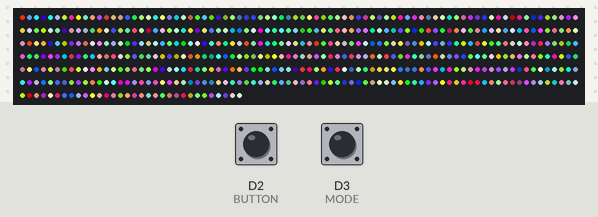
Bench run of a sketch on a simulated Particle Photon. On the bench: 512 RGB LEDs in strip order, left to right, continuing on the next row. Inputs (shaded band) come from the test bench; at power-on: D3 (MODE) HIGH, D2 (BUTTON) HIGH. Random numbers use the default seed unless the sketch sets one.

Above: at 0.17 s.
At 1.2 s:
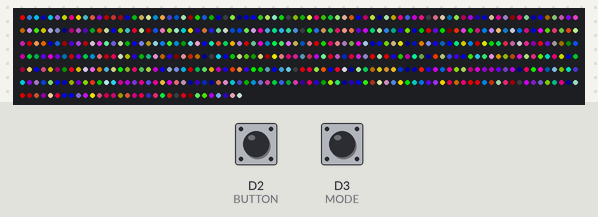
1.3 s: D3 (MODE) pulled LOW for 3.2 s
At 5.6 s:
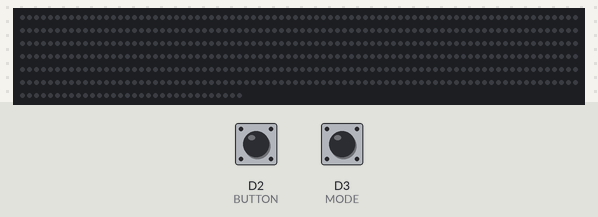
Timing chart, 0 to 7.1 s (numbered marks = the images above; inputs shaded):
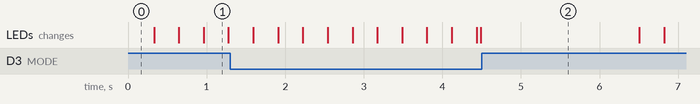

The sketch:

fade.ino
```cpp
#include "colors.h"
#include "neopixel/neopixel.h"

#define PIXEL_PIN D0
#define PIXEL_COUNT 512
#define PIXEL_TYPE WS2812B
Adafruit_NeoPixel strip = Adafruit_NeoPixel(PIXEL_COUNT, PIXEL_PIN, PIXEL_TYPE);

#define SIDE 8
SYSTEM_MODE(SEMI_AUTOMATIC);  //don't connect to the internet on boot
#define BUTTON D2 //press this button to connect to the internet
#define MODE D3
int colorific;
bool fading=false;
int fadeValue=255;
bool onlinePressed=false;
bool lastOnline=true;

void setup() {
    strip.begin();
    Spark.variable("colorific", &colorific, INT);
    initCloudButton();

}

//sets up the online/offline switch
void initCloudButton()
{
  //set the input mode for the 'connect to cloud' button
  pinMode(BUTTON, INPUT_PULLUP);
  pinMode(MODE, INPUT_PULLUP);
    if(!digitalRead(MODE))
        WiFi.listen();
    //a.k.a. onlinePressed is HIGH when the switch is set to 'online' and LOW when the switch is set to 'offline'
    onlinePressed=digitalRead(BUTTON);
    if(onlinePressed)
        Spark.connect();
}

//checks to see if the 'online/offline' switch is switched
void checkCloudButton()
{
    //if the 'connect to cloud' button is pressed, try to connect to wifi.
    //otherwise, run the program
    //note -- how does this behave when there are no wifi credentials loaded on the spark?

    //onlinePressed is HIGH when the switch is _not_ connected and LOW when the switch is connected
    //a.k.a. onlinePressed is HIGH when the switch is set to 'online' and LOW when the switch is set to 'offline'
    onlinePressed=digitalRead(BUTTON);

    if((!onlinePressed)&&(lastOnline))  //marked as 'offline'
    {
        lastOnline=onlinePressed;
        Spark.disconnect();
    }

    else if((onlinePressed)&&(!lastOnline))  //marked as 'online'
    {
        lastOnline=onlinePressed;
        Spark.connect();
    }

    lastOnline=onlinePressed;

    if(!digitalRead(MODE))
        WiFi.listen();
}

void loop() {
    //if the 'connect to cloud' button is pressed, try to connect to wifi.
    //otherwise, run the program
    checkCloudButton();

    if(!fading)
    {
        randomize();
        fading=true;
        fadeValue=255;
    }
    else
    {
        fadeValue--;
        fade();
        //if we're done fading)
        if(fadeValue==0)
            fading=false;
    }

    strip.show();
    if(!fading)
        delay(2000);  //wait for a few seconds to show off the pretty colors;

}

void randomize()
{
    color col;
    for(int x=0;x<SIDE;x++)
        for(int y=0;y<SIDE;y++)
            for(int z=0;z<SIDE;z++)
                {
                    col.red=rand()%255;
                    col.green=rand()%255;
                    col.blue=rand()%255;
                    /*
                    col.red=25;
                    col.green=50;
                    col.blue=100;
                    */
                    setPixel(x,y,z,&col);
                }
}

void fade()
{
    color pixelColor;
        for(int x=0;x<SIDE;x++)
            for(int y=0;y<SIDE;y++)
                for(int z=0;z<SIDE;z++)
                    {
                        pixelColor=getPixel(x,y,z);
                        if(pixelColor.red>0)
                            pixelColor.red--;
                        if(pixelColor.green>0)
                            pixelColor.green--;
                        if(pixelColor.blue>0)
                            pixelColor.blue--;
                        setPixel(x,y,z,&pixelColor);
                    }
}

//sets a pixel at position (x,y,z) to the col parameter's color
void setPixel(int x, int y, int z, color* col)
{
    int index = (z*SIDE*SIDE) + (x*SIDE) + y;
    int rando=10;
    if(col->green>rando/2)
        strip.setPixelColor(index,strip.Color(col->red,  rand()%rando - rando/2 + col->green, col->blue));
    else
        strip.setPixelColor(index,strip.Color(col->red,  col->green, col->blue));
}

//returns the color value currently displayed at the x,y,z location
color getPixel(int x, int y, int z)
{
    int index = (z*SIDE*SIDE) + (x*SIDE) + y;
    uint32_t col=strip.getPixelColor(index);
    color pixelColor;
    pixelColor.red=(col>>16)&255;
    pixelColor.green=(col>>8)&255;
    pixelColor.blue=col&255;
    return pixelColor;
}
```

colors.cpp
```cpp
#include "colors.h"
//maxBrightness is the brightness limit for each pixel.  All color data will be scaled down
//so that the largest value is maxBrightness
int maxBrightness=50;


//returns a color from a set of colors fading from blue to green to red and back again
//the color is returned based on where the parameter *val* falls between the parameters
//*min* and *max*.  If *val* is min, the function returns a blue color.  If *val* is halfway
//between *min* and *max*, the function returns a yellow color.
color colorMap(float val, float min, float max)
{
  float range=1024;
  val=range*(val-min)/(max-min);
  color colors[6];
  colors[0].red=0;
  colors[0].green=0;
  colors[0].blue=maxBrightness;

  colors[1].red=0;
  colors[1].green=maxBrightness;
  colors[1].blue=maxBrightness;

  colors[2].red=0;
  colors[2].green=maxBrightness;
  colors[2].blue=0;

  colors[3].red=maxBrightness;
  colors[3].green=maxBrightness;
  colors[3].blue=0;

  colors[4].red=maxBrightness;
  colors[4].green=0;
  colors[4].blue=0;

  colors[5].red=maxBrightness;
  colors[5].green=0;
  colors[5].blue=maxBrightness;

  if (val<=range/6)
    return(lerpColor(&colors[0], &colors[1], val, 0, range/6));
  else if (val<=2*range/6)
    return(lerpColor(&colors[1], &colors[2], val, range/6, 2*range/6));
  else if (val<=3*range/6)
    return(lerpColor(&colors[2], &colors[3], val, 2*range/6, 3*range/6));
  else if (val<=4*range/6)
    return(lerpColor(&colors[3], &colors[4], val, 3*range/6, 4*range/6));
  else if (val<=5*range/6)
    return(lerpColor(&colors[4], &colors[5], val, 4*range/6, 5*range/6));
  else
    return(lerpColor(&colors[5], &colors[0], val, 5*range/6, range));
}


//returns a color that's an interpolation between colors a and b.  The color
//is controlled by the position of val relative to min and max -- if val is equal to min,
//the resulting color is identical to color a.  If it's equal to max, the resulting color
//is identical to color b.  If val is (max-min)/2, the resulting color is the average of
//color a and color b
color lerpColor(color* a, color* b, int val, int min, int max)
{
  color lerped;
  lerped.red=a->red+(b->red-a->red)*(val-min)/(max-min);
  lerped.green=a->green+(b->green-a->green)*(val-min)/(max-min);
  lerped.blue=a->blue+(b->blue-a->blue)*(val-min)/(max-min);
  return lerped;
}
```

colors.h
```cpp
#ifndef colors_h
#define colors_h

typedef struct{
  unsigned char red, green, blue;
} color;

typedef struct{
  int x, y, z;
} point;

//function definitions
color lerpColor(color* a, color* b, int val, int min, int max);
color colorMap(float val, float min, float max);

#endif
```
